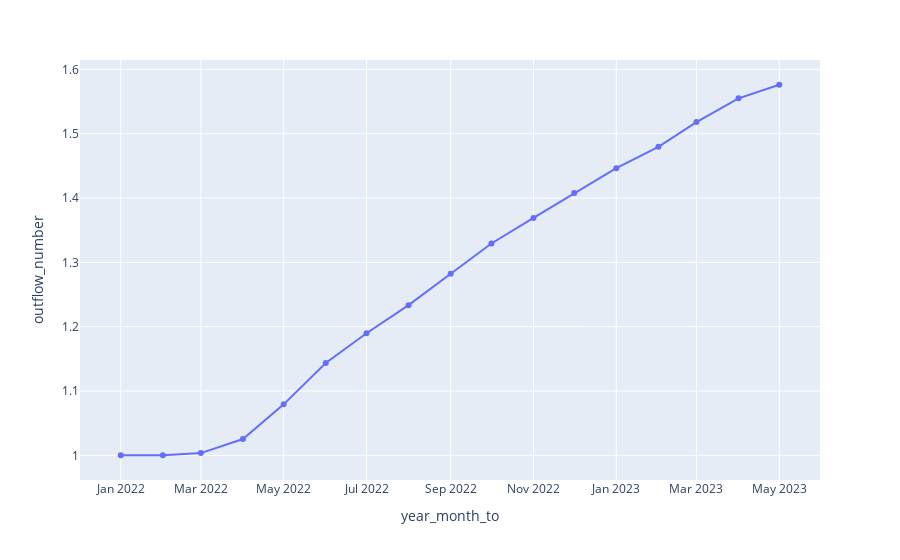

Notebook cell for this chart:
### Markdown cell above
## Смотрим графически среднее кол-во миганий на человека за период с 2022-01-01 
#### Учитываются только те, у кого продукт уже был открыт ранее, чтобы исключить тех, кто мог активировать впервые в период анализа

### Code cell
for_line_chart_step_4 = df_top_pair_4_step.query("first_date_by_product_client < '2022-12-31'") \
                    .groupby('year_month_to', as_index=False)['outflow_number'].mean()

fig_4 = px.line(for_line_chart_step_4, x="year_month_to", y="outflow_number", markers=True)
fig_4.show()

### Figure 1 — Plotly figure (JSON) as saved in the notebook; plotly's stock layout.template omitted (floating-point values rounded to 4 significant figures)
{"data": [{"hovertemplate": "year_month_to=%{x}<br>outflow_number=%{y}<extra></extra>", "legendgroup": "", "line": {"color": "#636efa", "dash": "solid"}, "marker": {"symbol": "circle"}, "mode": "markers+lines", "name": "", "orientation": "v", "showlegend": false, "type": "scatter", "x": ["2022-01", "2022-02", "2022-03", "2022-04", "2022-05", "2022-06", "2022-07", "2022-08", "2022-09", "2022-10", "2022-11", "2022-12", "2023-01", "2023-02", "2023-03", "2023-04", "2023-05"], "xaxis": "x", "y": [1.0, 1.0, 1.004, 1.025, 1.079, 1.144, 1.19, 1.233, 1.282, 1.329, 1.369, 1.408, 1.446, 1.48, 1.518, 1.555, 1.576], "yaxis": "y"}], "layout": {"legend": {"tracegroupgap": 0}, "margin": {"t": 60}, "xaxis": {"anchor": "y", "domain": [0, 1], "title": {"text": "year_month_to"}}, "yaxis": {"anchor": "x", "domain": [0, 1], "title": {"text": "outflow_number"}}}}
